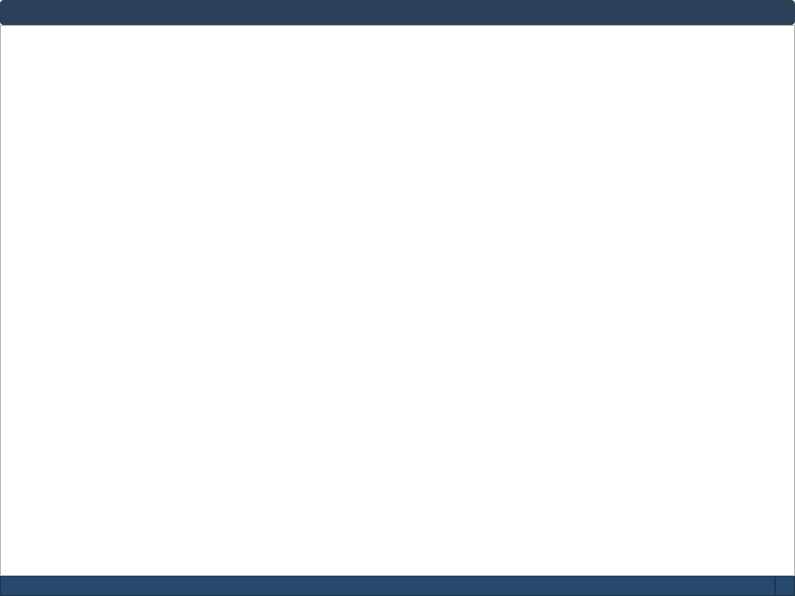
<?xml version="1.0" encoding="UTF-8"?>
<ui version="4.0">
 <class>MainWindow</class>
 <widget class="QMainWindow" name="MainWindow">
  <property name="geometry">
   <rect>
    <x>0</x>
    <y>0</y>
    <width>795</width>
    <height>596</height>
   </rect>
  </property>
  <property name="windowTitle">
   <string>MainWindow</string>
  </property>
  <widget class="QWidget" name="centralwidget">
   <layout class="QGridLayout" name="gridLayout">
    <property name="leftMargin">
     <number>0</number>
    </property>
    <property name="topMargin">
     <number>0</number>
    </property>
    <property name="rightMargin">
     <number>0</number>
    </property>
    <property name="bottomMargin">
     <number>0</number>
    </property>
    <property name="spacing">
     <number>0</number>
    </property>
    <item row="2" column="0">
     <widget class="QFrame" name="frame">
      <property name="styleSheet">
       <string notr="true">background-color:#27496D;
  border-radius: 0
px;</string>
      </property>
      <property name="frameShape">
       <enum>QFrame::StyledPanel</enum>
      </property>
      <property name="frameShadow">
       <enum>QFrame::Raised</enum>
      </property>
     </widget>
    </item>
    <item row="2" column="1">
     <widget class="QFrame" name="frameGrip">
      <property name="minimumSize">
       <size>
        <width>20</width>
        <height>20</height>
       </size>
      </property>
      <property name="maximumSize">
       <size>
        <width>20</width>
        <height>20</height>
       </size>
      </property>
      <property name="styleSheet">
       <string notr="true">background-color:#27496D;
  border-radius: 0
px;</string>
      </property>
      <property name="frameShape">
       <enum>QFrame::StyledPanel</enum>
      </property>
      <property name="frameShadow">
       <enum>QFrame::Raised</enum>
      </property>
     </widget>
    </item>
    <item row="1" column="0" colspan="2">
     <widget class="QTableView" name="tableView">
      <property name="font">
       <font>
        <pointsize>8</pointsize>
       </font>
      </property>
      <property name="styleSheet">
       <string notr="true"/>
      </property>
      <property name="tabKeyNavigation">
       <bool>false</bool>
      </property>
      <property name="selectionBehavior">
       <enum>QAbstractItemView::SelectRows</enum>
      </property>
      <property name="sortingEnabled">
       <bool>true</bool>
      </property>
      <attribute name="verticalHeaderDefaultSectionSize">
       <number>21</number>
      </attribute>
      <attribute name="verticalHeaderMinimumSectionSize">
       <number>21</number>
      </attribute>
     </widget>
    </item>
    <item row="0" column="0" colspan="2">
     <widget class="QFrame" name="headerFrame">
      <property name="sizePolicy">
       <sizepolicy hsizetype="Expanding" vsizetype="Maximum">
        <horstretch>0</horstretch>
        <verstretch>0</verstretch>
       </sizepolicy>
      </property>
      <property name="minimumSize">
       <size>
        <width>0</width>
        <height>0</height>
       </size>
      </property>
      <property name="styleSheet">
       <string notr="true">/* QFrame -----------------------------------------------------------------

https://doc.qt.io/qt-5/stylesheet-examples.html#customizing-qframe
https://doc.qt.io/qt-5/qframe.html#-prop
https://doc.qt.io/qt-5/qframe.html#details
https://stackoverflow.com/questions/14581498/qt-stylesheet-for-hline-vline-color

--------------------------------------------------------------------------- */
/* (dot) .QFrame  fix #141, #126, #123 */
.QFrame {
  background-color: #2D4059;

  border-radius: 4px;
  border: 0px solid transparent;

  /* No frame */
  /* HLine */
  /* HLine */
}

.QFrame[frameShape=&quot;0&quot;] {
  border-radius: 4px;
  border: 1px transparent #2d2d2d;
}

.QFrame[frameShape=&quot;4&quot;] {
  max-height: 2px;
  border: none;
  background-color: #2d2d2d;
}

.QFrame[frameShape=&quot;5&quot;] {
  max-width: 2px;
  border: none;
  background-color: #2d2d2d;
}


</string>
      </property>
      <property name="frameShape">
       <enum>QFrame::Box</enum>
      </property>
      <property name="frameShadow">
       <enum>QFrame::Sunken</enum>
      </property>
      <layout class="QGridLayout" name="gridLayout_8">
       <property name="leftMargin">
        <number>0</number>
       </property>
       <property name="topMargin">
        <number>0</number>
       </property>
       <property name="rightMargin">
        <number>0</number>
       </property>
       <property name="bottomMargin">
        <number>0</number>
       </property>
       <property name="spacing">
        <number>0</number>
       </property>
       <item row="0" column="2" alignment="Qt::AlignRight|Qt::AlignTop">
        <widget class="QFrame" name="btnframe_4">
         <property name="sizePolicy">
          <sizepolicy hsizetype="Expanding" vsizetype="Expanding">
           <horstretch>0</horstretch>
           <verstretch>0</verstretch>
          </sizepolicy>
         </property>
         <property name="minimumSize">
          <size>
           <width>0</width>
           <height>25</height>
          </size>
         </property>
         <property name="maximumSize">
          <size>
           <width>16777215</width>
           <height>25</height>
          </size>
         </property>
         <property name="styleSheet">
          <string notr="true">background-color: transparent;</string>
         </property>
         <property name="frameShape">
          <enum>QFrame::StyledPanel</enum>
         </property>
         <property name="frameShadow">
          <enum>QFrame::Raised</enum>
         </property>
         <layout class="QHBoxLayout" name="horizontalLayout_4">
          <property name="spacing">
           <number>0</number>
          </property>
          <property name="leftMargin">
           <number>0</number>
          </property>
          <property name="topMargin">
           <number>0</number>
          </property>
          <property name="rightMargin">
           <number>0</number>
          </property>
          <property name="bottomMargin">
           <number>0</number>
          </property>
          <item>
           <widget class="QPushButton" name="bt_min_3">
            <property name="minimumSize">
             <size>
              <width>25</width>
              <height>25</height>
             </size>
            </property>
            <property name="styleSheet">
             <string notr="true">QPushButton {
  background-color: transparent;
border-radius: 10px;

  border: 1px solid transparent;

}
QPushButton:hover {
border-radius: 10px;
  background-color: #000000;    
}
</string>
            </property>
            <property name="text">
             <string/>
            </property>
            <property name="icon">
             <iconset resource="../icons/icons.qrc">
              <normaloff>:/newPrefix/icons/minus-circle.svg</normaloff>:/newPrefix/icons/minus-circle.svg</iconset>
            </property>
            <property name="iconSize">
             <size>
              <width>20</width>
              <height>20</height>
             </size>
            </property>
           </widget>
          </item>
          <item>
           <widget class="QPushButton" name="bt_close_3">
            <property name="minimumSize">
             <size>
              <width>0</width>
              <height>25</height>
             </size>
            </property>
            <property name="styleSheet">
             <string notr="true">QPushButton {
  background-color: transparent;
border-radius: 10px;

  border: 1px solid transparent;

}
QPushButton:hover {
border-radius: 10px;
  background-color: #ff2626;    
}
</string>
            </property>
            <property name="text">
             <string/>
            </property>
            <property name="icon">
             <iconset resource="../icons/icons.qrc">
              <normaloff>:/newPrefix/icons/x-circle.svg</normaloff>:/newPrefix/icons/x-circle.svg</iconset>
            </property>
            <property name="iconSize">
             <size>
              <width>20</width>
              <height>20</height>
             </size>
            </property>
           </widget>
          </item>
         </layout>
        </widget>
       </item>
       <item row="0" column="1">
        <widget class="QFrame" name="frame_5">
         <property name="sizePolicy">
          <sizepolicy hsizetype="Expanding" vsizetype="Preferred">
           <horstretch>0</horstretch>
           <verstretch>0</verstretch>
          </sizepolicy>
         </property>
         <property name="minimumSize">
          <size>
           <width>0</width>
           <height>25</height>
          </size>
         </property>
         <property name="maximumSize">
          <size>
           <width>16777215</width>
           <height>25</height>
          </size>
         </property>
         <property name="frameShape">
          <enum>QFrame::StyledPanel</enum>
         </property>
         <property name="frameShadow">
          <enum>QFrame::Raised</enum>
         </property>
        </widget>
       </item>
      </layout>
     </widget>
    </item>
   </layout>
  </widget>
  <action name="actionCSV">
   <property name="text">
    <string>CSV</string>
   </property>
  </action>
 </widget>
 <resources>
  <include location="../../../Users/HP/Desktop/Autotrader-Reborn2.1/Resourses/icons/icons.qrc"/>
  <include location="../icons/icons.qrc"/>
 </resources>
 <connections/>
</ui>
